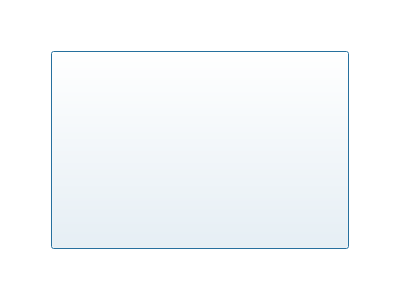
<?xml version="1.0" encoding="UTF-8"?>
<ui version="4.0">
 <class>Dialog_es3</class>
 <widget class="QDialog" name="Dialog_es3">
  <property name="geometry">
   <rect>
    <x>0</x>
    <y>0</y>
    <width>400</width>
    <height>300</height>
   </rect>
  </property>
  <property name="windowTitle">
   <string>Dialog</string>
  </property>
  <property name="styleSheet">
   <string notr="true">background-color: rgb(255, 255, 255);</string>
  </property>
  <layout class="QGridLayout" name="gridLayout">
   <item row="0" column="1">
    <spacer name="verticalSpacer_2">
     <property name="orientation">
      <enum>Qt::Vertical</enum>
     </property>
     <property name="sizeType">
      <enum>QSizePolicy::Minimum</enum>
     </property>
     <property name="sizeHint" stdset="0">
      <size>
       <width>281</width>
       <height>40</height>
      </size>
     </property>
    </spacer>
   </item>
   <item row="1" column="0">
    <spacer name="horizontalSpacer">
     <property name="orientation">
      <enum>Qt::Horizontal</enum>
     </property>
     <property name="sizeType">
      <enum>QSizePolicy::Minimum</enum>
     </property>
     <property name="sizeHint" stdset="0">
      <size>
       <width>40</width>
       <height>181</height>
      </size>
     </property>
    </spacer>
   </item>
   <item row="1" column="1">
    <widget class="QPushButton" name="pushButton">
     <property name="sizePolicy">
      <sizepolicy hsizetype="Expanding" vsizetype="Expanding">
       <horstretch>0</horstretch>
       <verstretch>0</verstretch>
      </sizepolicy>
     </property>
     <property name="styleSheet">
      <string notr="true">border-image: url(:/images/about and points/dengei.png);</string>
     </property>
     <property name="text">
      <string/>
     </property>
    </widget>
   </item>
   <item row="1" column="2">
    <spacer name="horizontalSpacer_2">
     <property name="orientation">
      <enum>Qt::Horizontal</enum>
     </property>
     <property name="sizeType">
      <enum>QSizePolicy::Minimum</enum>
     </property>
     <property name="sizeHint" stdset="0">
      <size>
       <width>40</width>
       <height>181</height>
      </size>
     </property>
    </spacer>
   </item>
   <item row="2" column="1">
    <spacer name="verticalSpacer">
     <property name="orientation">
      <enum>Qt::Vertical</enum>
     </property>
     <property name="sizeType">
      <enum>QSizePolicy::Minimum</enum>
     </property>
     <property name="sizeHint" stdset="0">
      <size>
       <width>281</width>
       <height>40</height>
      </size>
     </property>
    </spacer>
   </item>
  </layout>
 </widget>
 <resources/>
 <connections/>
</ui>
